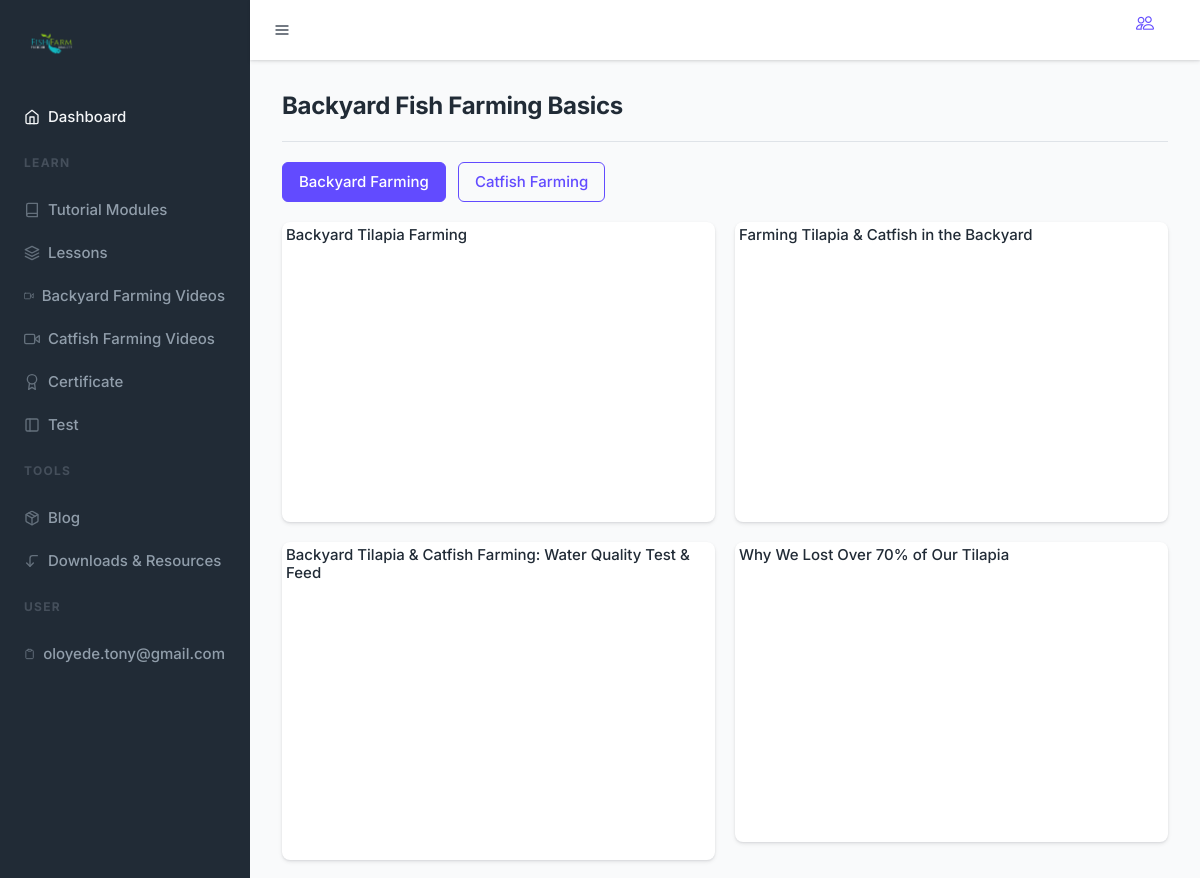
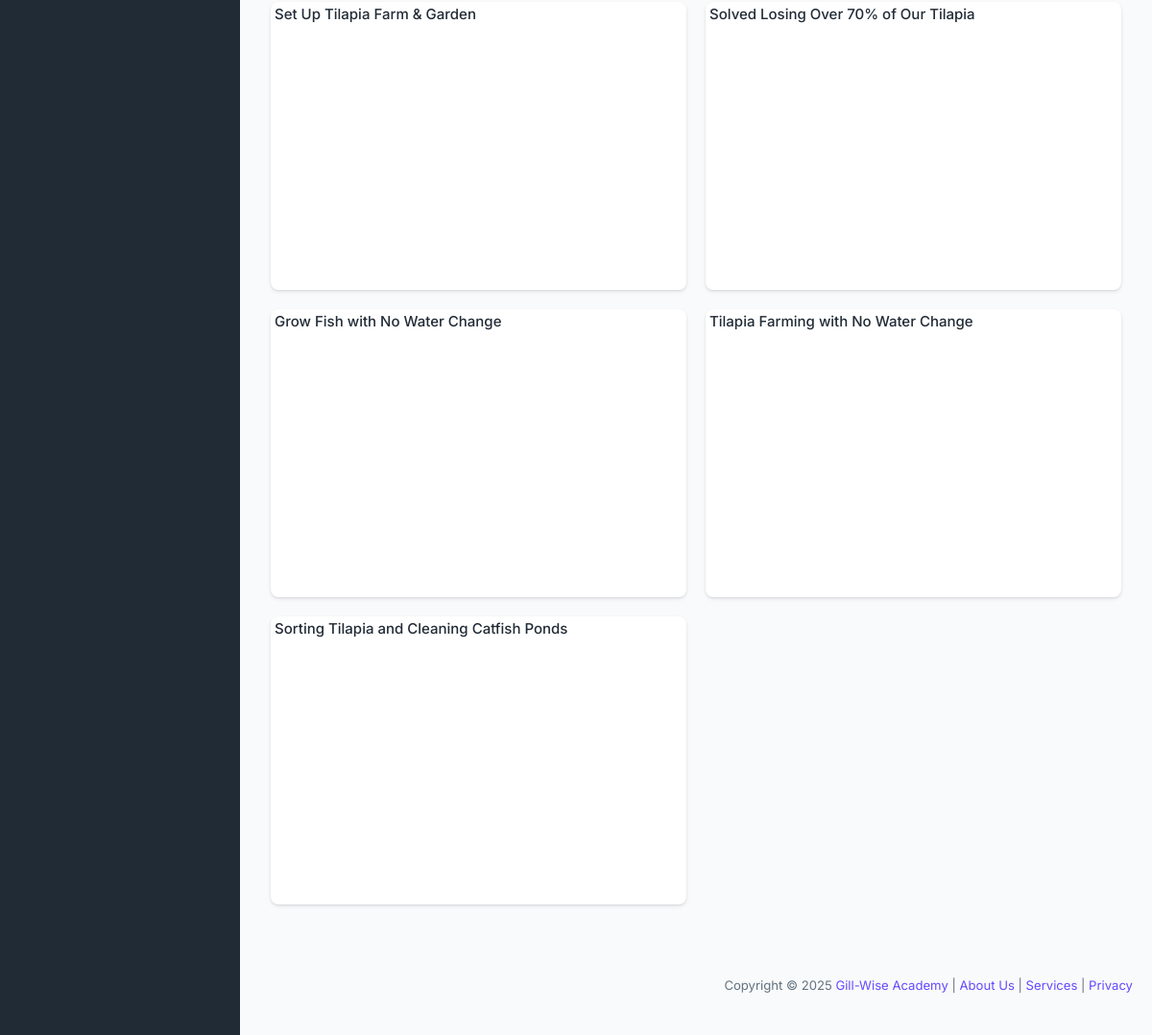
The app's page /videos.php (signed in) with its own data (2 pictures, top to bottom).
### tables this page shows
CREATE TABLE IF NOT EXISTS `videos` (
  `id` int NOT NULL AUTO_INCREMENT,
  `title` varchar(255) NOT NULL,
  `youtube_url` varchar(255) NOT NULL,
  `category` enum('backyard','catfish') NOT NULL,
  `created_at` timestamp NULL DEFAULT CURRENT_TIMESTAMP,
  PRIMARY KEY (`id`)
);

### videos.php (the view, shortened to what this page needs)
<?php
require 'includes/db.php';
$category = isset($_GET['category']) && in_array($_GET['category'], ['backyard', 'catfish']) ? $_GET['category'] : 'backyard';
$stmt = $db->prepare("SELECT id, title, youtube_url FROM videos WHERE category = ?");
$stmt->execute([$category]);
$videos = $stmt->fetchAll(PDO::FETCH_ASSOC);
?>
<?php include 'includes/header2.php'; ?>
<div class="container-fluid p-6">
    <div class="row">
        <div class="col-lg-12 col-md-12 col-12">
            <div class="border-bottom pb-4 mb-4">
                <h3 class="mb-0 fw-bold"><?php echo $category == 'backyard' ? 'Backyard Fish Farming Basics' : 'Catfish Farming'; ?></h3>
            </div>
        </div>
    </div>
    <div class="row mb-4">
        <div class="col">
            <a href="videos.php?category=backyard" class="btn btn-<?php echo $category == 'backyard' ? 'primary' : 'outline-primary'; ?> me-2">Backyard Farming</a>
            <a href="videos.php?category=catfish" class="btn btn-<?php echo $category == 'catfish' ? 'primary' : 'outline-primary'; ?>">Catfish Farming</a>
        </div>
    </div>
    <div class="row row-cols-1 row-cols-md-2 g-4">
        <?php foreach ($videos as $video): ?>
            <div class="col">
                <div class="card">
                    <h5 class="card-title p-1"><?php echo htmlspecialchars($video['title']); ?></h5>
                    <iframe width="100%" height="250" src="<?php echo htmlspecialchars($video['youtube_url']); ?>" title="YouTube video player" frameborder="0" allow="accelerometer; autoplay; clipboard-write; encrypted-media; gyroscope; picture-in-picture; web-share" allowfullscreen></iframe>
                </div>
            </div>
        <?php endforeach; ?>
    </div>
</div>
</div>
</div>
<?php include 'includes/footer2.php'; ?>

### records on screen
videos: title "Backyard Tilapia Farming"
videos: title "Farming Tilapia & Catfish in the Backyard"
videos: title "Backyard Tilapia & Catfish Farming: Water Quality Test & Feed"
videos: title "Why We Lost Over 70% of Our Tilapia"
videos: title "Set Up Tilapia Farm & Garden"
videos: title "Solved Losing Over 70% of Our Tilapia"
videos: title "Grow Fish with No Water Change"
videos: title "Tilapia Farming with No Water Change"
videos: title "Sorting Tilapia and Cleaning Catfish Ponds"

### other values on screen
$_SESSION['username'] "oloyede.tony@gmail.com"
